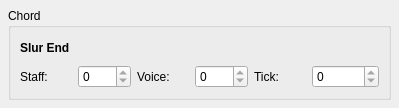
<ui version="4.0" >
 <class>SlurBase</class>
 <widget class="QWidget" name="SlurBase" >
  <property name="geometry" >
   <rect>
    <x>0</x>
    <y>0</y>
    <width>399</width>
    <height>108</height>
   </rect>
  </property>
  <property name="windowTitle" >
   <string>Form</string>
  </property>
  <layout class="QVBoxLayout" >
   <property name="spacing" >
    <number>6</number>
   </property>
   <property name="leftMargin" >
    <number>8</number>
   </property>
   <property name="topMargin" >
    <number>8</number>
   </property>
   <property name="rightMargin" >
    <number>8</number>
   </property>
   <property name="bottomMargin" >
    <number>8</number>
   </property>
   <item>
    <widget class="QGroupBox" name="groupBox" >
     <property name="title" >
      <string>Chord</string>
     </property>
     <property name="flat" >
      <bool>true</bool>
     </property>
     <layout class="QVBoxLayout" >
      <item>
       <widget class="QLabel" name="label_8" >
        <property name="font" >
         <font>
          <weight>75</weight>
          <bold>true</bold>
         </font>
        </property>
        <property name="text" >
         <string>Slur End</string>
        </property>
       </widget>
      </item>
      <item>
       <layout class="QHBoxLayout" >
        <item>
         <widget class="QLabel" name="label_5" >
          <property name="text" >
           <string>Staff:</string>
          </property>
         </widget>
        </item>
        <item>
         <widget class="QSpinBox" name="staff2" >
          <property name="readOnly" >
           <bool>true</bool>
          </property>
         </widget>
        </item>
        <item>
         <widget class="QLabel" name="label_6" >
          <property name="text" >
           <string>Voice:</string>
          </property>
         </widget>
        </item>
        <item>
         <widget class="QSpinBox" name="voice2" >
          <property name="readOnly" >
           <bool>true</bool>
          </property>
         </widget>
        </item>
        <item>
         <widget class="QLabel" name="label_7" >
          <property name="text" >
           <string>Tick:</string>
          </property>
         </widget>
        </item>
        <item>
         <widget class="QSpinBox" name="tick2" >
          <property name="readOnly" >
           <bool>true</bool>
          </property>
          <property name="maximum" >
           <number>999999</number>
          </property>
         </widget>
        </item>
       </layout>
      </item>
     </layout>
    </widget>
   </item>
  </layout>
 </widget>
 <resources/>
 <connections/>
</ui>
